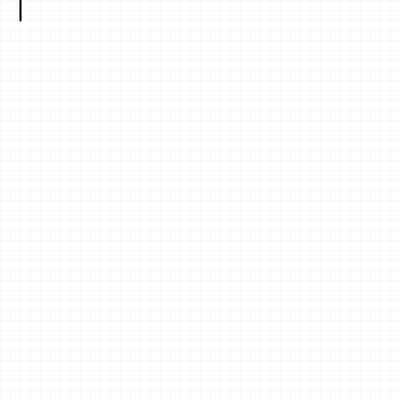
Frame 1 (no input)
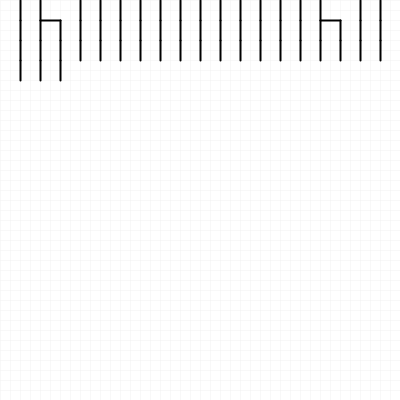
Frame 60 (the mouse pressed at the canvas centre just before this capture)
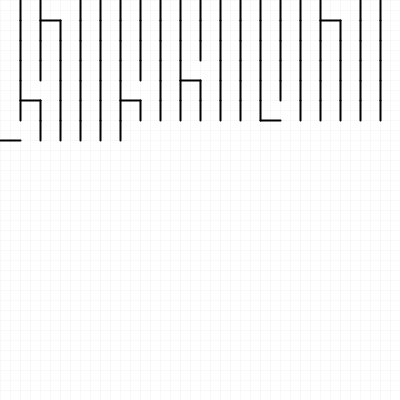
Frame 120 (the mouse held since frame 60 and released just before this capture)

The Processing sketch that drew these frames (run headless with seeded random() and noise(); from frame 60 on, the mouse is pressed at the canvas centre):

// Processing sketch: sketch_10Print_02
// ── sketch_10Print_02.pde
/*------------------------------------
 10Print
 02 - Linee orizzontali e verticali 
 Prima alterazione della griglia
 ------------------------------------*/

int x = 0;
int y = 0;
//float step = random(50); //ancora più random
int step = width/5;

void setup() {
  size(400, 400);
  background(255);


  //griglia di background
  int gridSize = width/40;
  for (int i= 0; i<width; i+=gridSize) { 
    strokeWeight(0.5);
    stroke(240);
    line(0, i, width, i); //linea verticale
    line(i, 0, i, height);//linea orizzontale
  }
}

void draw() {

  if (y <= height-step) { 
    strokeWeight(2);
    stroke(0);
    float randomValue = random(1); 
    //senza il random ottengo una scala 
    //(vedi esempio successivo)
    if (randomValue<0.9) {
      line(x+step, y, x+step, y+step); //linea verticale
    } else {
      line(x, y+step, x+step, y+step); //linea orizzontale
    }

    x +=step;

    if (x >= width-step) {
      x = 0;
      y += step;
    }
    println("X = "+x+" and Y ="+y);
  }
}
